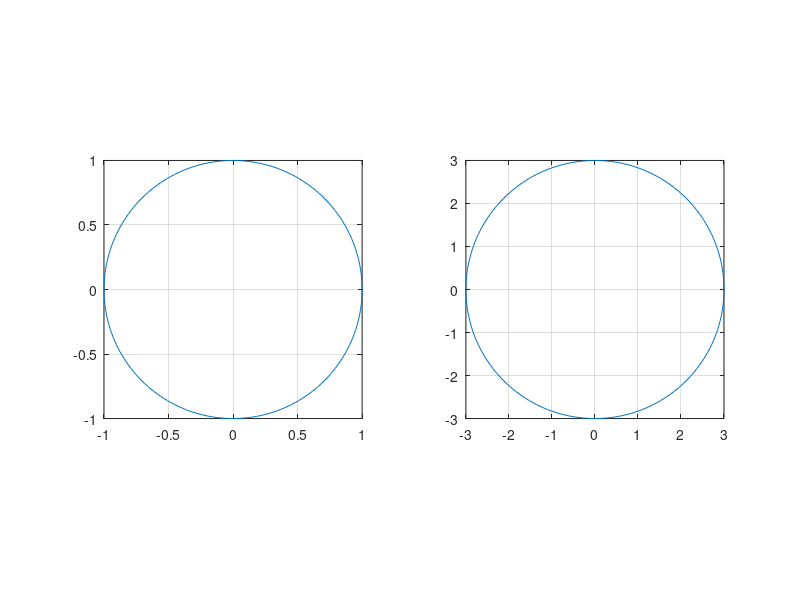

The MATLAB script that drew this image:

tha = 0:0.01*pi:2*pi;
ox = cos(tha);
oy = sin(tha);
oz = ox + i*oy;
% ??????
rz = 3./oz;
rx=real(rz);
ry=imag(rz);



subplot(1,2,1);
plot (ox,oy);
axis equal
axis square
axis on
grid on


 subplot(1,2,2);

 plot(rx,ry);
 axis([-3,3,-3,3]);
 axis equal
 axis square
 axis on
 grid on
